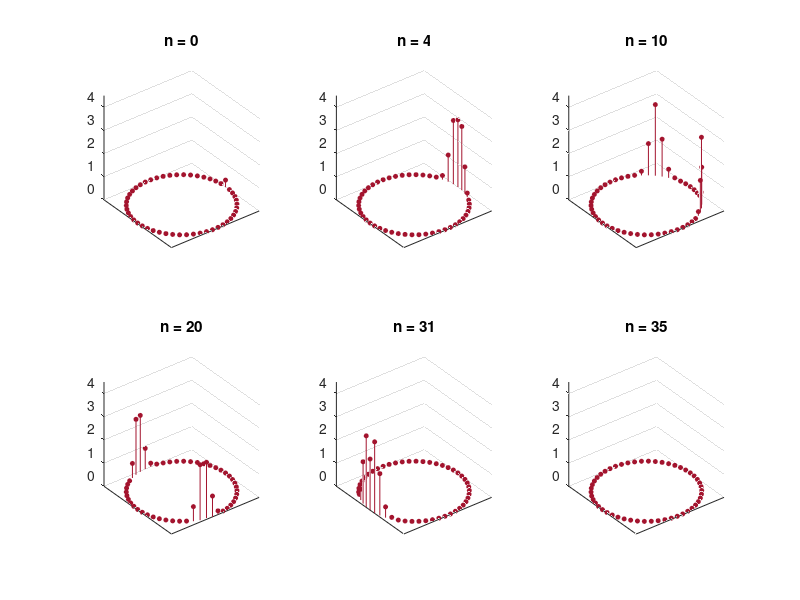

Write the MATLAB code that produced this figure.
% Abb. 2.20: Ausbreitung des Aktionspotentials auf einem Ring (Buch, Abschnitt 2.5, Gl. 2.34)
% N = 50 Zellen, a = 0.89, b = 0.6, c = 0.28, k = 0.02, d = 0.4; zu Beginn wird Zelle 1 angeregt
% (c) 2026 Philipp Kügler · Programm zum Buch „Dynamische Systeme in den Lebenswissenschaften“ · MIT-Lizenz (siehe LICENSE)
a = 0.89; b = 0.6; c = 0.28; k = 0.02; d = 0.4;
f1 = @(y1, y2) y1.^2 .* exp(y2 - y1) + k;

% Ruhezustand: einzelne Zelle 180 Schritte lang ab (0.2, c/(1 - a)) rechnen
y1r = 0.2; y2r = c / (1 - a);
for j = 1:180
    y1neu = f1(y1r, y2r); y2r = a * y2r - b * y1r + c; y1r = y1neu;
end
Z = 50; schritte = 201;
rechts = [2:Z 1]; links = [Z 1:Z-1];                 % Nachbarn auf dem Ring

n_stoer = -1;                                        % keine zweite Anregung
Y1 = y1r * ones(schritte + 1, Z); Y2 = y2r * ones(schritte + 1, Z);   % Zeile n+1 = Zeitschritt n
Y1(1, 1) = 0.3;                                  % Zelle 1 startet erregt
for n = 0:schritte-1
    F = f1(Y1(n+1, :), Y2(n+1, :));
    Y1(n+2, :) = (1 - d) * F + d / 2 * (F(rechts) + F(links));
    Y2(n+2, :) = a * Y2(n+1, :) - b * Y1(n+1, :) + c;
    if n + 1 == n_stoer
        Y1(n+2, 36) = 0.3;                       % zweite Anregung der Zelle 36
    end
end

winkel = linspace(0, 2 * pi, 51); winkel = winkel(1:50);
cx = cos(winkel); cy = sin(winkel);                  % Zellen gegen den Uhrzeigersinn
fprintf('erregte Zellen (y1 > 1):\n');
zeiten = [0 4 10 20 31 35];
for p = 1:6
    n = zeiten(p);
    subplot(2, 3, p);
    stem3(cx, cy, Y1(n+1, :), 'Color', [0.64 0.08 0.18], 'MarkerFaceColor', [0.64 0.08 0.18], 'MarkerEdgeColor', [0.64 0.08 0.18], 'MarkerSize', 3);
    zlim([0 4.5]); set(gca, 'XTick', [], 'YTick', []); title(sprintf('n = %d', n));
    s = sprintf('%d, ', find(Y1(n+1, :) > 1));
    fprintf('  n = %2d: [%s]\n', n, s(1:end-2));
end
